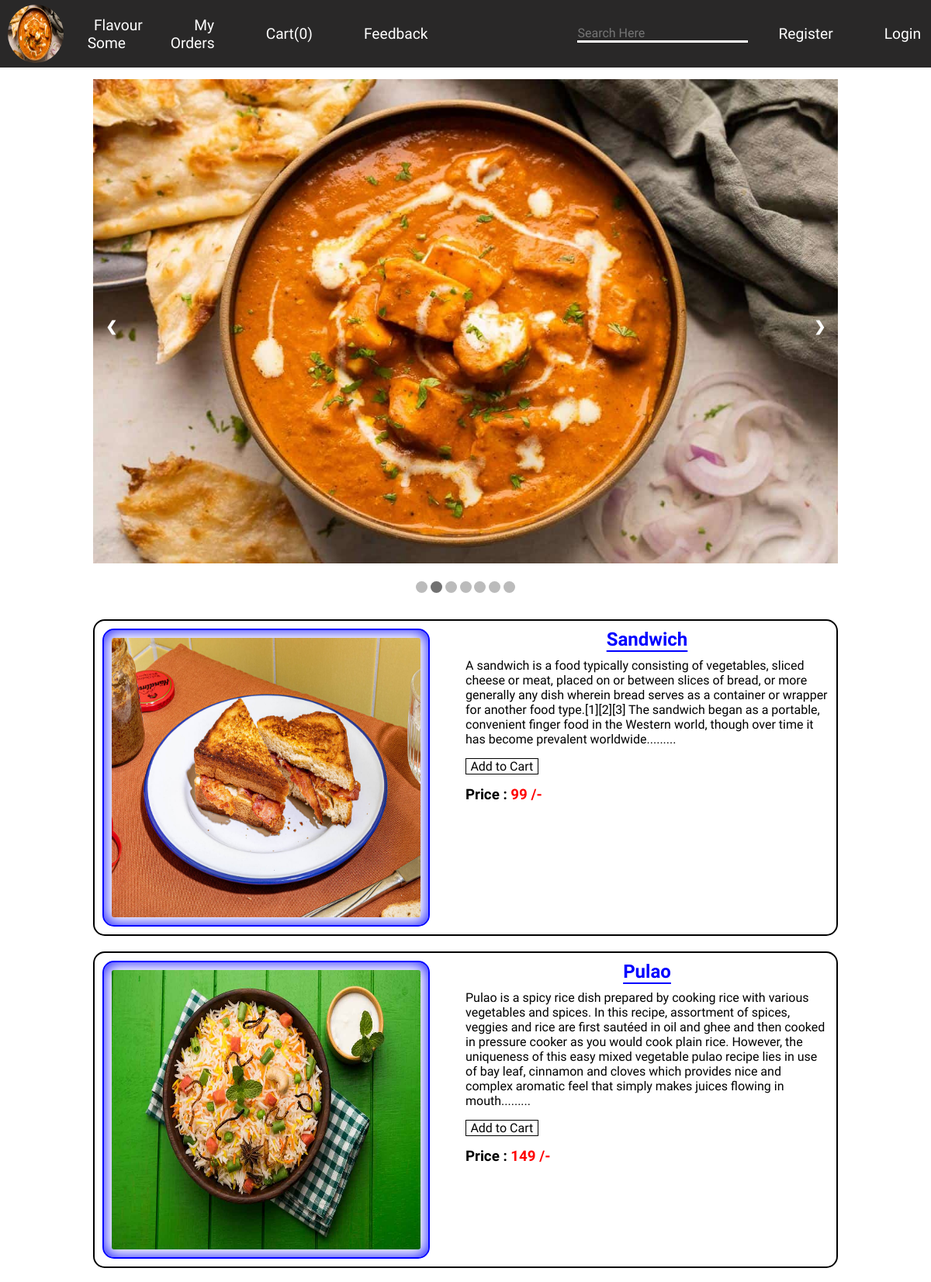
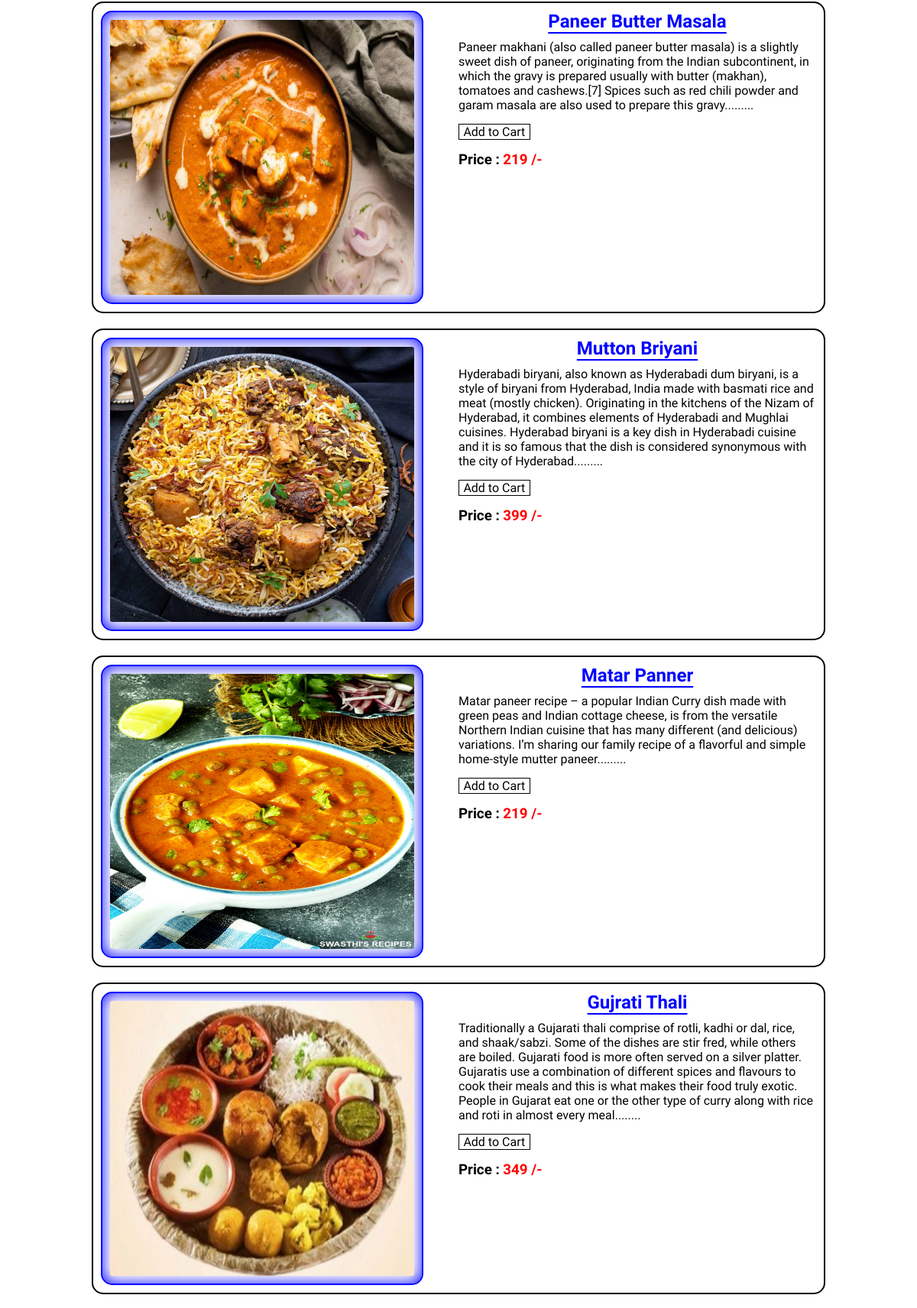
Page /Flavoursome/ (upper part) on the committed database (2 pictures, top to bottom).
### FlavourApp/models.py (models this page shows, shortened)
class Item(models.Model):
    sno = models.IntegerField(default=0)
    name = models.CharField(max_length=50)
    des = models.CharField(max_length=450)
    price = models.IntegerField(default=0)
    img = models.ImageField(upload_to='food_items/', default="")

### FlavourApp/views.py (the view)
# urls.py: path('Flavoursome/', views.index, name='Homepage'),
def index(request):
    index_items = Item.objects.all()
    food_items = {'food' : index_items}
    return render(request, "FlavourApp/index.html", food_items)

### FlavourApp/templates/FlavourApp/index.html (shortened to what this page needs)
{% extends 'FlavourApp/loaders.html' %} {% block title %} Flavoursome {% endblock %}
{% block Flavour %}
{% load static %}
<div class="slideshow-container">
    <div class="mySlides fade">
        <img src="{% static '/FlavourApp/slider/img_two2.jpg' %}" style="width:100%; height: 78vh;">
    </div>
    <a class="prev" onclick="plusSlides(-1)">❮</a>
    <a class="next" onclick="plusSlides(1)">❯</a>
</div>
<br>
<div style="text-align:center;">
    <span class="dot" onclick="currentSlide(1)"></span>
    <span class="dot" onclick="currentSlide(2)"></span>
    <span class="dot" onclick="currentSlide(3)"></span>
    <span class="dot" onclick="currentSlide(4)"></span>
    <span class="dot" onclick="currentSlide(5)"></span>
    <span class="dot" onclick="currentSlide(6)"></span>
    <span class="dot" onclick="currentSlide(7)"></span>
</div>
{% for item in food %}
<div class="items" id="tempItem">
    <div class="contain">
        <img src="../food_items/{{ item.img }}" style="width:85%; height: 45vh;">
        <div class="des">
            <h2>{{ item.name }}</h2>
            <p>{{ item.des }}........</p>
            <div class="add-sub">
                <p class="addToCart" style="border: 1px solid black;" onclick="addItem('{{item.img}}','{{item.name}}', '{{item.des}}', '{{item.price}}');"> Add to Cart </p>
            </div>
            <h3>Price : <span style="color: Red;">{{ item.price }} /-</span></h3>
        </div>
    </div>
</div>
{% endfor %}
{% endblock %}

### FlavourApp/templates/FlavourApp/loaders.html (shortened to what this page needs)
<!DOCTYPE html>
<html lang="en">
<head>
    {% load static %}
    <link rel="stylesheet" href="{% static '/FlavourApp/CSS_FILES/index1111.css' %}">
</head>
<body>
    <link rel="stylesheet" href="https://cdnjs.cloudflare.com/ajax/libs/font-awesome/4.7.0/css/font-awesome.min.css">
    <nav>
        <div class="class1" id="id1">
            <img class="logo" src="{% static '/FlavourApp/slider/img_two2.jpg' %}" alt="" >
            <ul class="nav navmed">
                <li class="list"><a href="/Flavoursome/">Flavour Some</a></li>
                <li class="list"><a href="/Flavoursome/orders/">My Orders</a></li>
                <li class="list"><a id="cartCount" href="/Flavoursome/cart/"></a></li>
                <li class="list"><a href="/Flavoursome/feedback/">Feedback</a></li>
                <input class="nav-search" type="search" placeholder="Search Here" >
                <li class="list"><a href="/Flavoursome/register/">Register</a></li>
                <li class="list"><a href="/Flavoursome/login/">Login</a></li>
            </ul>
        </div>
    </nav>
    {% block Flavour %} {% endblock %}
</body>
</html>

### FlavourApp/static/FlavourApp/CSS_FILES/index1111.css (style rules this page uses)
* { margin: 0; padding: 0; font-family: 'Baloo Bhai 2', cursive; }
.class1 { text-align: center; display: flex; max-height: 90px; }
.class1 a { cursor: pointer; color: white; padding: 5px; margin: 20px 10px; font-size: 1.2rem; font-family: 'Baloo Bhai 2', cursive; text-decoration: none; }
nav { background: rgb(41, 40, 40); position: sticky; top: 0px; z-index: 100; }
.nav { justify-content: center; align-items: center; display: flex; }
.logo { border-radius: 100%; width: 6%; margin: 6px; margin-left: 10px; height: 75px; cursor: pointer; }
.list { color: white; list-style: none; padding: 8px; margin: 10px; }
.nav-search { background: transparent; color: rgb(15, 177, 177); margin: 3px 6px; font-size: 1rem; margin-left: 160px; font-family: 'Baloo Bhai 2', cursive; outline: none; border: none; border-bottom: 3px solid rgb(255, 255, 255); }
.items { margin: 20px 10vw; border: 2px solid rgb(0, 0, 0); padding: 10px; border-radius: 15px; }
.items img { border: 2px solid blue; border-radius: 15px; padding: 10px; box-shadow: inset 0 0 20px blue; }
.contain { display: grid; grid-template-columns: 50% 50%; }
.des h2 { color: blue; text-align: center; text-decoration: underline; text-underline-offset: 6px; cursor: pointer; margin-bottom: 10px; }
.add-sub { cursor: pointer; margin: 15px 0px; text-align: center; display: grid; grid-template-columns: 20%; }
.mySlides { display: none; }
.slideshow-container { margin: 0px 10vw; position: relative; margin-top: 15px; }
.prev, .next { cursor: pointer; position: absolute; top: 50%; width: auto; padding: 16px; margin-top: -22px; color: white; font-weight: bold; font-size: 18px; transition: 0.6s ease; border-radius: 0 3px 3px 0; user-select: none; }
.next { right: 0; border-radius: 3px 0 0 3px; }
.dot { cursor: pointer; height: 15px; width: 15px; background-color: #bbb; border-radius: 50%; display: inline-block; transition: background-color 0.6s ease; margin-bottom: 10px; }
.active, .dot:hover { background-color: #717171; }
.fade { animation-name: fade; animation-duration: 1.5s; }

### rows in the picture
Item: img (picture), name "Sandwich", des "A sandwich is a food typically consisting of vegetables, sliced cheese or meat, placed on or between slices of bread, or more generally any dish wherein bread serves as a container or wrapper for another food type.[1][2][3] The sandwich began as a portable, convenient finger food in the Western world, though over time it has become prevalent worldwide.", price "99"
Item: img (picture), name "Pulao", des "Pulao is a spicy rice dish prepared by cooking rice with various vegetables and spices. In this recipe, assortment of spices, veggies and rice are first sautéed in oil and ghee and then cooked in pressure cooker as you would cook plain rice. However, the uniqueness of this easy mixed vegetable pulao recipe lies in use of bay leaf, cinnamon and cloves which provides nice and complex aromatic feel that simply makes juices flowing in mouth.", price "149"
Item: img (picture), name "Paneer Butter Masala", des "Paneer makhani (also called paneer butter masala) is a slightly sweet dish of paneer, originating from the Indian subcontinent, in which the gravy is prepared usually with butter (makhan), tomatoes and cashews.[7] Spices such as red chili powder and garam masala are also used to prepare this gravy.", price "219"
Item: img (picture), name "Mutton Briyani", des "Hyderabadi biryani, also known as Hyderabadi dum biryani, is a style of biryani from Hyderabad, India made with basmati rice and meat (mostly chicken). Originating in the kitchens of the Nizam of Hyderabad, it combines elements of Hyderabadi and Mughlai cuisines. Hyderabad biryani is a key dish in Hyderabadi cuisine and it is so famous that the dish is considered synonymous with the city of Hyderabad.", price "399"
Item: img (picture), name "Matar Panner", des "Matar paneer recipe – a popular Indian Curry dish made with green peas and Indian cottage cheese, is from the versatile Northern Indian cuisine that has many different (and delicious) variations. I’m sharing our family recipe of a flavorful and simple home-style mutter paneer.", price "219"
Item: img (picture), name "Gujrati Thali", des "Traditionally a Gujarati thali comprise of rotli, kadhi or dal, rice, and shaak/sabzi. Some of the dishes are stir fred, while others are boiled. Gujarati food is more often served on a silver platter. Gujaratis use a combination of different spices and flavours to cook their meals and this is what makes their food truly exotic. People in Gujarat eat one or the other type of curry along with rice and roti in almost every meal", price "349"
